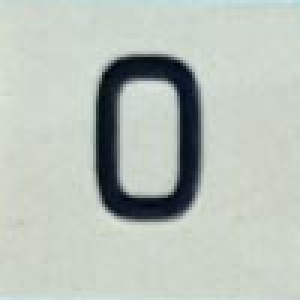
#> input picture mathable_templates/00.jpg, 100 x 100 px (shown 3 times larger); its folder holds only this picture in this run
$ python auxiliary.py
#> lines starting #> are read from the running program, lines starting #| are printed output that depends on the picture; after the words box and inside, x2 and y2 are one past the last pixel; in counts of white or black regions, pixels touching at a corner belong together
import os
from PIL import Image
import cv2 as cv
import numpy as np

# Define the input and output folders
input_folder = "mathable_templates"  # Replace with the path to your folder with 100x100 images
output_folder = "modified_templates"  # Replace with the desired output folder path
output_folder2 = "modified_templates_binary"  # Replace with the desired output folder path

# Create the output folder if it doesn't exist
os.makedirs(output_folder, exist_ok=True)
os.makedirs(output_folder2, exist_ok=True)

# Iterate through all files in the input folder
for filename in os.listdir(input_folder):
    input_path = os.path.join(input_folder, filename)

    # Check if the file is an image
    if filename.lower().endswith(('.png', '.jpg', '.jpeg', '.bmp', '.gif')):
        try:
            # Open the image
            with Image.open(input_path) as img:
                # Resize the image to 32x32 pixels
#> img is the input picture: PIL image 100x100 RGB; mean R, G, B 186, 194.2, 186.8
                resized_img = img.resize((95, 95))
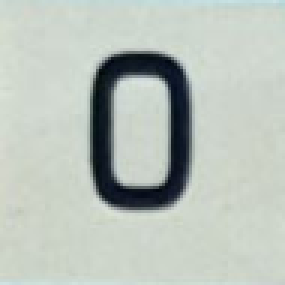
#> resized_img: PIL image 95x95 RGB (shown 3 times larger); mean R, G, B 186, 194.3, 186.8

                # Convert the PIL image to a NumPy array
                img_array = np.array(resized_img)

                # Convert to grayscale if necessary (threshold requires a single channel)
                if img_array.ndim == 3:
                    img_array = cv.cvtColor(img_array, cv.COLOR_RGB2GRAY)

                # Apply the binary threshold
                _, threshold = cv.threshold(img_array, 127, 255, cv.THRESH_BINARY)
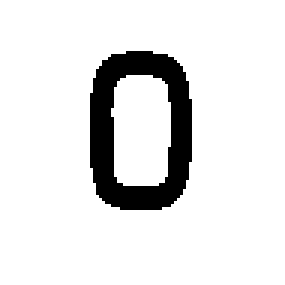
#> threshold: shape (95, 95) (shown 3 times larger); 89.5% white; 1 black region, box (x1, y1, x2, y2) and area: (30, 17, 64, 70) 951

                # Save the resized image to the output folder
                output_path = os.path.join(output_folder, filename)
                resized_img.save(output_path)

                # Save the binary threshold image to the second output folder
                output_path2 = os.path.join(output_folder2, filename)
                cv.imwrite(output_path2, threshold)

                print(f"Resized and saved: {filename}")
        except Exception as e:
            print(f"Error processing {filename}: {e}")
    else:
        print(f"Skipping non-image file: {filename}")

$ run again, on mathable_templates/04.jpg
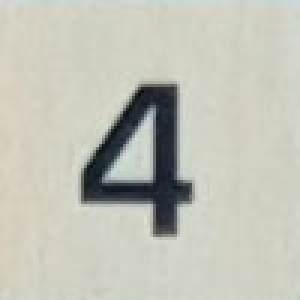
#> input picture mathable_templates/04.jpg, 100 x 100 px (shown 3 times larger)
#> img is the input picture: PIL image 100x100 RGB; mean R, G, B 194, 195, 183.7
#> `resized_img = img.resize((95, 95))`:
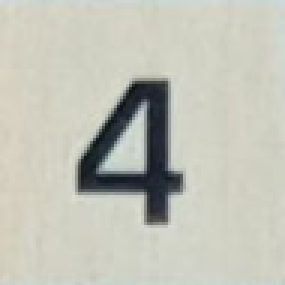
#> resized_img: PIL image 95x95 RGB (shown 3 times larger); mean R, G, B 194, 195, 183.8
#> `_, threshold = cv.threshold(img_array, 127, 255, cv.THRESH_BINARY)`:
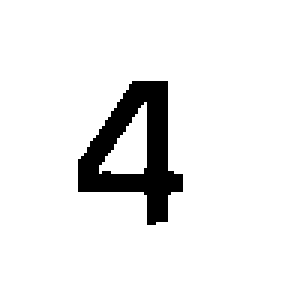
#> threshold: shape (95, 95) (shown 3 times larger); 91.6% white; 1 black region, box (x1, y1, x2, y2) and area: (26, 27, 61, 75) 754

$ run again, on mathable_templates/05.jpg
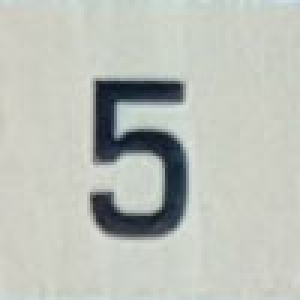
#> input picture mathable_templates/05.jpg, 100 x 100 px (shown 3 times larger)
#> img is the input picture: PIL image 100x100 RGB; mean R, G, B 188.9, 192.9, 185.9
#> `resized_img = img.resize((95, 95))`:
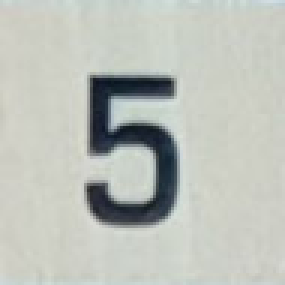
#> resized_img: PIL image 95x95 RGB (shown 3 times larger); mean R, G, B 188.9, 192.9, 185.9
#> `_, threshold = cv.threshold(img_array, 127, 255, cv.THRESH_BINARY)`:
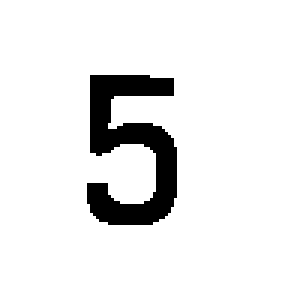
#> threshold: shape (95, 95) (shown 3 times larger); 90.9% white; 1 black region, box (x1, y1, x2, y2) and area: (29, 25, 59, 75) 823

$ run again, on mathable_templates/06.jpg
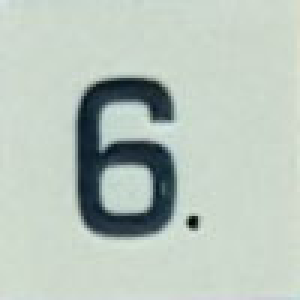
#> input picture mathable_templates/06.jpg, 100 x 100 px (shown 3 times larger)
#> img is the input picture: PIL image 100x100 RGB; mean R, G, B 185.6, 198, 189.1
#> `resized_img = img.resize((95, 95))`:
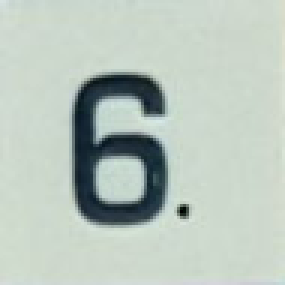
#> resized_img: PIL image 95x95 RGB (shown 3 times larger); mean R, G, B 185.6, 198.1, 189.2
#> `_, threshold = cv.threshold(img_array, 127, 255, cv.THRESH_BINARY)`:
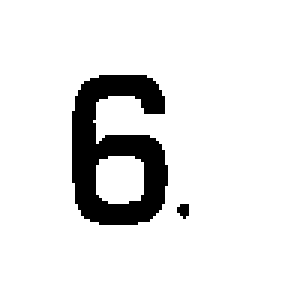
#> threshold: shape (95, 95) (shown 3 times larger); 89.4% white; 2 black regions (1 under 20 px), largest, box (x1, y1, x2, y2) and area: (24, 25, 56, 75) 946

$ run again, on mathable_templates/01.jpg
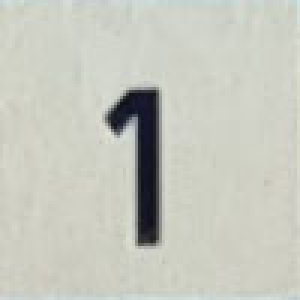
#> input picture mathable_templates/01.jpg, 100 x 100 px (shown 3 times larger)
#> img is the input picture: PIL image 100x100 RGB; mean R, G, B 198.4, 200.3, 190.4
#> `img_array = cv.cvtColor(img_array, cv.COLOR_RGB2GRAY)`:
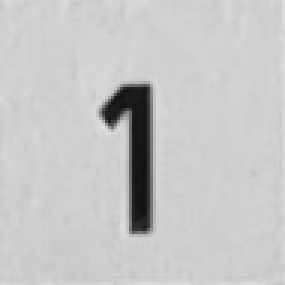
#> img_array: shape (95, 95) (shown 3 times larger); min 16, max 227, mean 198.7
#> `_, threshold = cv.threshold(img_array, 127, 255, cv.THRESH_BINARY)`:
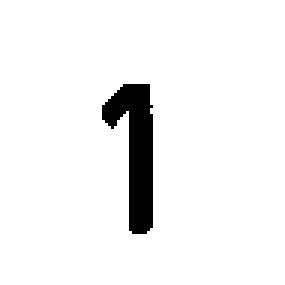
#> threshold: shape (95, 95) (shown 3 times larger); 94.8% white; 1 black region, box (x1, y1, x2, y2) and area: (34, 28, 51, 78) 469
